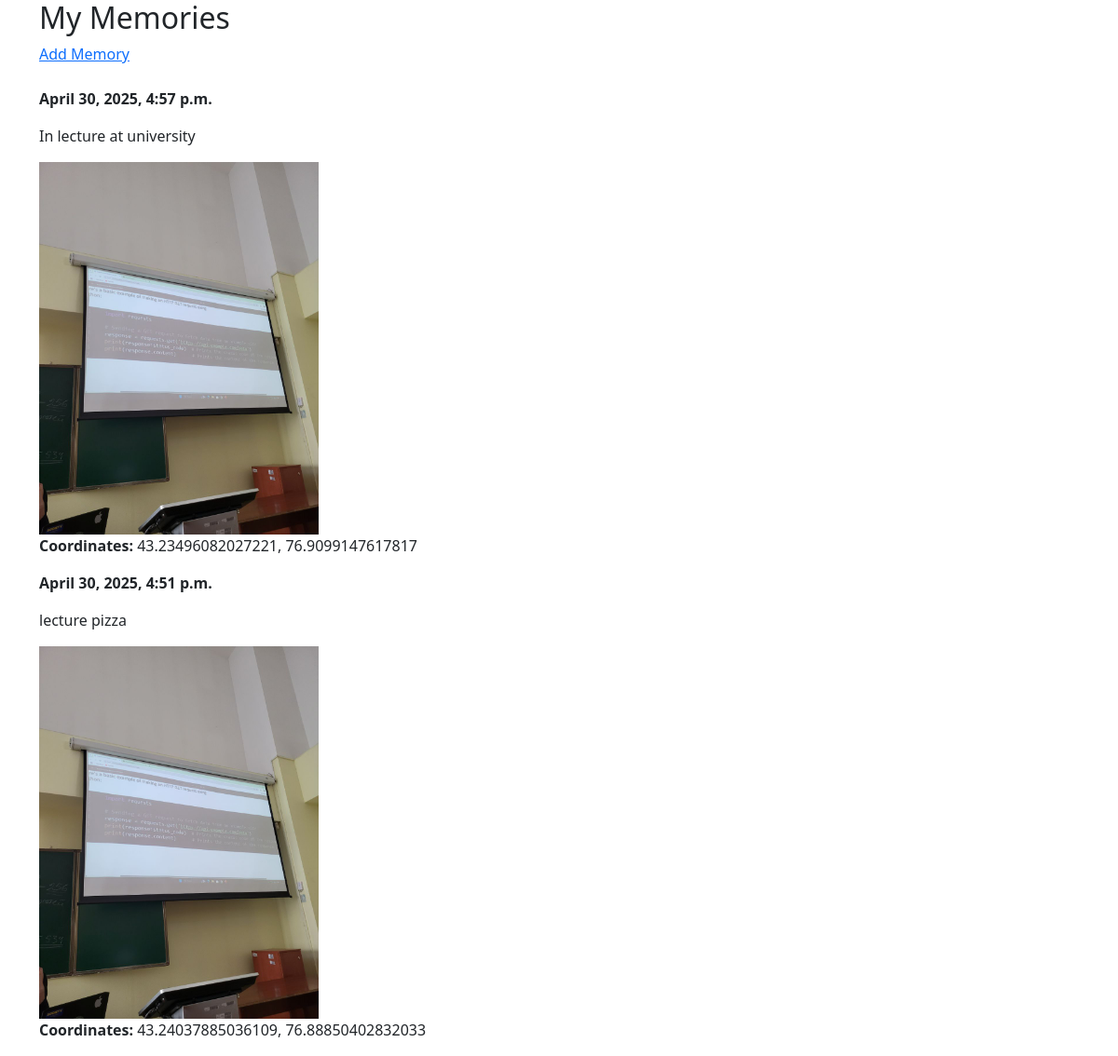
The app's page /accounts/memories/ (signed in) with its own data.
### diary_app/models.py (models this page shows, shortened)
class Memory(models.Model):
    user = models.ForeignKey(User, on_delete=models.CASCADE)
    description = models.TextField()
    image = models.ImageField(upload_to='memories_images/', blank=True, null=True)
    latitude = models.FloatField(null=True, blank=True)
    longitude = models.FloatField(null=True, blank=True)
    date_added = models.DateTimeField(auto_now_add=True)

### diary_app/views.py (the view)
# urls.py: path('memories/', memories_view, name='memories'),
@login_required
def memories_view(request):
    memories = Memory.objects.filter(user=request.user).order_by('-date_added')
    return render(request, 'memories.html', {'memories': memories})

### diary_app/templates/memories.html
{% extends "base.html" %}
{% block content %}
<div class="container">
    <h2 class="title">My Memories</h2>
    <a href="{% url 'add_memory' %}" class="button is-primary">Add Memory</a>
    <br><br>
    {% for memory in memories %}
    <div class="box">
        <p><strong>{{ memory.date_added }}</strong></p>
        <p>{{ memory.description }}</p>
        {% if memory.image %}
        <img src="{{ memory.image.url }}" style="max-width: 300px;">
        {% endif %}
        {% if memory.latitude and memory.longitude %}
        <p><strong>Coordinates:</strong> {{ memory.latitude }}, {{ memory.longitude }}</p>
        {% endif %}
    </div>
    {% empty %}
    <p>No memories yet.</p>
    {% endfor %}
</div>
{% endblock %}

### records on screen
Memory: date_added "April 30, 2025, 4:57 p.m.", description "In lecture at university", image (picture), latitude "43.23496082027221", longitude "76.9099147617817"
Memory: date_added "April 30, 2025, 4:51 p.m.", description "lecture pizza", image (picture), latitude "43.24037885036109", longitude "76.88850402832033"
